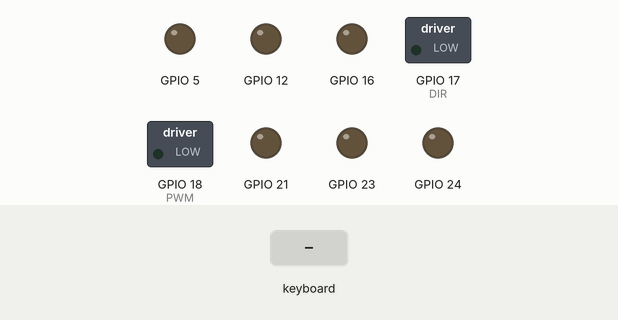
Recording of a program running on a simulated Raspberry Pi (BCM pin numbers). On the bench: switched loads named in the program (green lamp = pin HIGH), output pins drawn as LEDs (lit = HIGH). The test bench sets the inputs (shaded band). The full-screen text the program places in the terminal is not drawn.

Above: at 1.2 s.
1.3 s: key left typed on the keyboard
At 1.9 s:
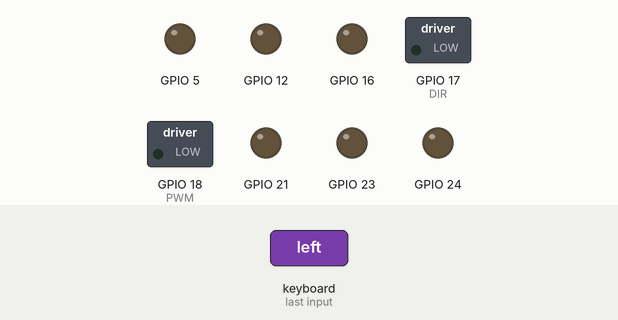
2.8 s: key right typed on the keyboard
At 3.2 s:
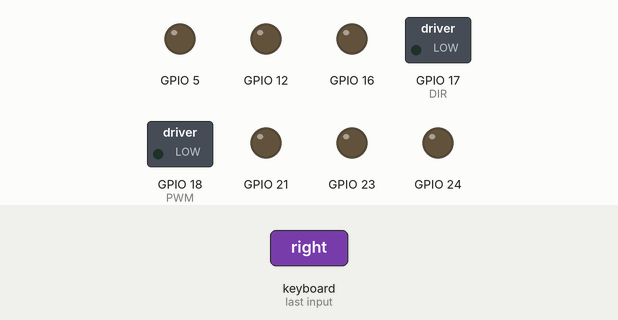
4.3 s: key up typed on the keyboard
At 5.5 s:
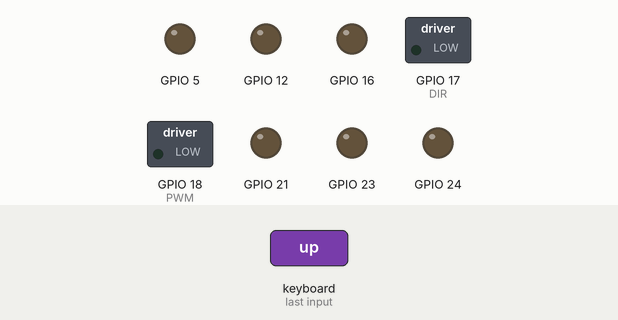
5.8 s: key down typed on the keyboard
At 7.0 s:
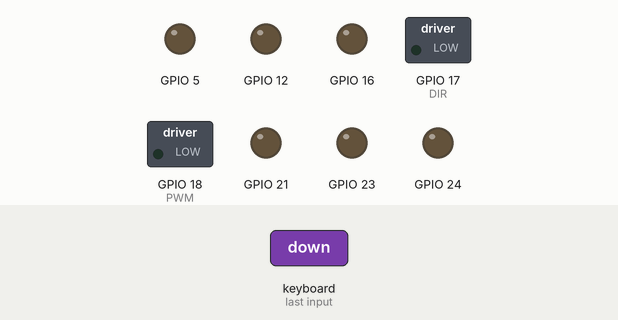
Timing chart, 0 to 8.3 s (numbered marks = the images above; inputs shaded):
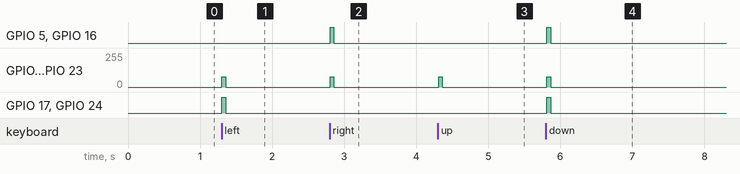

Measured:
- after the input at 1.3 s, GPIO 12, GPIO 18 (PWM), GPIO 21, GPIO 23: 0/255 → 77/255 at once, → 0/255 0.05 s later; GPIO 17 (DIR), GPIO 24: LOW → HIGH at once, → LOW 0.05 s later
- after the input at 2.8 s, GPIO 5, GPIO 16: LOW → HIGH at once, → LOW 0.05 s later; GPIO 12, GPIO 18 (PWM), GPIO 21, GPIO 23: 0/255 → 77/255 at once, → 0/255 0.05 s later
- after the input at 4.3 s, GPIO 12, GPIO 18 (PWM), GPIO 21, GPIO 23: 0/255 → 77/255 at once, → 0/255 0.05 s later
- after the input at 5.8 s, GPIO 5, GPIO 16, GPIO 17 (DIR), GPIO 24: LOW → HIGH at once, → LOW 0.05 s later; GPIO 12, GPIO 18 (PWM), GPIO 21, GPIO 23: 0/255 → 77/255 at once, → 0/255 0.05 s later

The program:

motor_reversed.py
```python
import RPi.GPIO as GPIO
import curses
import time

# ========== GPIO Setup ==========

# Definicja pinów dla każdego silnika (PWM, DIR)
MOTOR_PINS = {
    1: {'PWM': 18, 'DIR': 17},
    2: {'PWM': 23, 'DIR': 24},
    3: {'PWM': 12, 'DIR': 16},
    4: {'PWM': 21, 'DIR': 5},
}

GPIO.setmode(GPIO.BCM)
pwm_instances = {}

# Inicjalizacja pinów
for motor_id, pins in MOTOR_PINS.items():
    GPIO.setup(pins['PWM'], GPIO.OUT)
    GPIO.setup(pins['DIR'], GPIO.OUT)
    pwm = GPIO.PWM(pins['PWM'], 10000)  # 10 kHz PWM
    pwm.start(0)
    pwm_instances[motor_id] = pwm

speed = 30  # Początkowa prędkość (0–100%)
current_mode = None  # 'forward', 'backward', 'left', 'right', None

# ========== Funkcje sterujące ==========

def set_motor(motor_id, forward: bool, speed_percent: int):
    # Odwrócona logika: LOW = do przodu, HIGH = wstecz
    dir_state = GPIO.LOW if forward else GPIO.HIGH
    GPIO.output(MOTOR_PINS[motor_id]['DIR'], dir_state)
    pwm_instances[motor_id].ChangeDutyCycle(speed_percent)

def stop_all():
    for motor_id in MOTOR_PINS:
        pwm_instances[motor_id].ChangeDutyCycle(0)
        GPIO.output(MOTOR_PINS[motor_id]['DIR'], GPIO.LOW)  # Neutral logic

def move_forward():
    set_motor(1, True, speed)
    set_motor(2, True, speed)
    set_motor(3, True, speed)
    set_motor(4, True, speed)

def move_backward():
    set_motor(1, False, speed)
    set_motor(2, False, speed)
    set_motor(3, False, speed)
    set_motor(4, False, speed)

def turn_left():
    set_motor(1, False, speed)
    set_motor(2, False, speed)
    set_motor(3, True, speed)
    set_motor(4, True, speed)

def turn_right():
    set_motor(1, True, speed)
    set_motor(2, True, speed)
    set_motor(3, False, speed)
    set_motor(4, False, speed)

# ========== Curses interface ==========

def main(stdscr):
    global speed, current_mode
    curses.cbreak()
    stdscr.nodelay(True)
    stdscr.clear()

    stdscr.addstr(0, 0, "Sterowanie silnikami | Strzałki: ruch | +/-: prędkość | ESC: wyjście")

    while True:
        key = stdscr.getch()

        if key == curses.KEY_UP:
            move_forward()
            current_mode = 'forward'
            stdscr.addstr(1, 0, "Jazda do przodu        ")
        elif key == curses.KEY_DOWN:
            move_backward()
            current_mode = 'backward'
            stdscr.addstr(1, 0, "Jazda do tyłu          ")
        elif key == curses.KEY_LEFT:
            turn_left()
            current_mode = 'left'
            stdscr.addstr(1, 0, "Skręt w lewo           ")
        elif key == curses.KEY_RIGHT:
            turn_right()
            current_mode = 'right'
            stdscr.addstr(1, 0, "Skręt w prawo          ")
        elif key == ord('+'):
            speed = min(100, speed + 10)
            stdscr.addstr(2, 0, f"Prędkość: {speed}%       ")
            if current_mode == 'forward':
                move_forward()
            elif current_mode == 'backward':
                move_backward()
            elif current_mode == 'left':
                turn_left()
            elif current_mode == 'right':
                turn_right()
        elif key == ord('-'):
            speed = max(0, speed - 10)
            stdscr.addstr(2, 0, f"Prędkość: {speed}%       ")
            if current_mode == 'forward':
                move_forward()
            elif current_mode == 'backward':
                move_backward()
            elif current_mode == 'left':
                turn_left()
            elif current_mode == 'right':
                turn_right()
        elif key == 27:  # ESC key
            break
        else:
            stop_all()
            current_mode = None
            stdscr.addstr(1, 0, "Silniki zatrzymane     ")

        stdscr.refresh()
        time.sleep(0.05)

# ========== Cleanup ==========

try:
    curses.wrapper(main)
finally:
    stop_all()
    for pwm in pwm_instances.values():
        pwm.stop()
    GPIO.cleanup()
    print("Zakończono program.")
```
